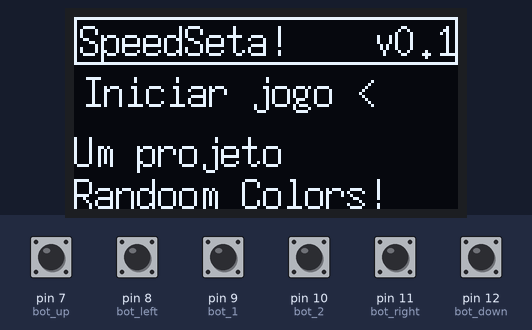
The sketch below on a simulated Arduino Uno, built with avr-gcc and run on an emulated ATmega328P. On the bench: 128×64 one-colour display. Inputs (shaded band) come from the test bench; at power-on: pin 7 (bot_up), pin 8 (bot_left), pin 9 (bot_1), pin 10 (bot_2), pin 11 (bot_right), pin 12 (bot_down) HIGH. Random numbers use the default seed unless the sketch sets one.

Above: at 1.0 s.
1.1 s: pin 9 (bot_1) pulled LOW for 0.15 s
At 2.7 s:
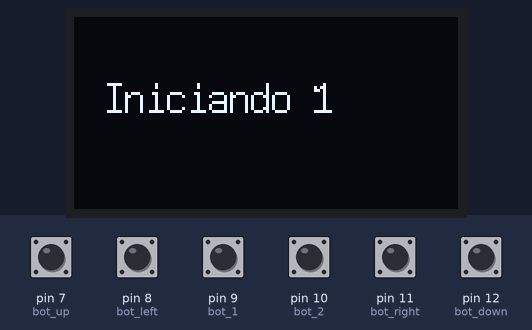
3.8 s: pin 7 (bot_up) pulled LOW for 1 s
At 4.92 s:
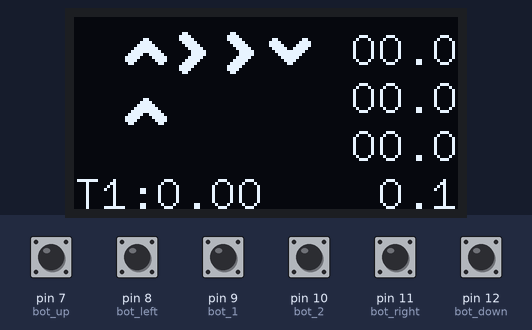
6.6 s: pin 8 (bot_left) pulled LOW for 0.15 s
At 6.79 s:
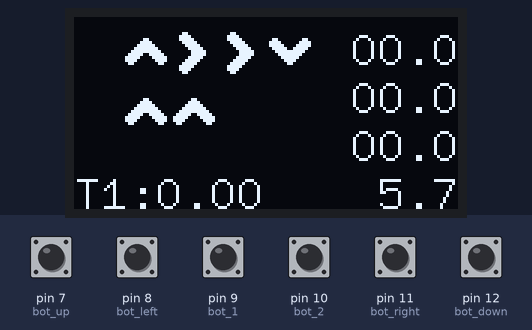
8.2 s: pin 7 (bot_up) pulled LOW for 0.15 s
At 8.56 s:
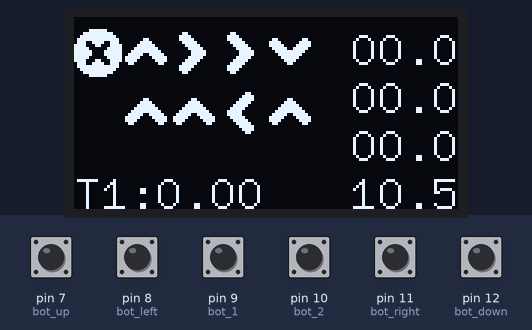
9.8 s: pin 8 (bot_left) pulled LOW for 1 s
At 10.58 s:
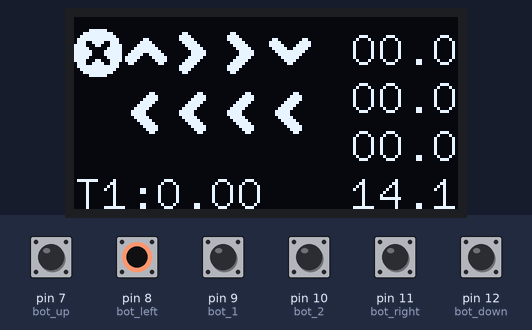
Timing chart, 0 to 12.8 s (numbered marks = the images above; inputs shaded):
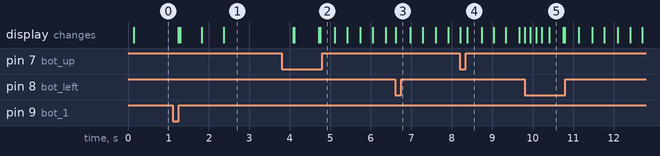

Measured:
- after the input at 1.1 s, the display: first changes after 0.14 s (image 1 shows a later state)

The sketch:

speedseta.ino
```cpp
#include "game.h"

void setup()
{
    tela.begin();
    setup_hardware();
    randomSeed(analogRead(5));
    menu();
    // setup_game_variaveis();
}
void loop()
{
    speed_seta();
}
```

funks.h
```cpp
// botões configurados no hardware

const uint8_t bot_up = 7;
const uint8_t bot_down = 12;
const uint8_t bot_left = 8;
const uint8_t bot_right = 11;
const uint8_t bot_1 = 9;
const uint8_t bot_2 = 10;
//

void setup_hardware()
{
    pinMode(bot_1, INPUT_PULLUP);
    pinMode(bot_2, INPUT_PULLUP);
    pinMode(bot_up, INPUT_PULLUP);
    pinMode(bot_down, INPUT_PULLUP);
    pinMode(bot_left, INPUT_PULLUP);
    pinMode(bot_right, INPUT_PULLUP);
}
String read_buttons()
{
    unsigned long previousMillis = 0;
    const unsigned long delayTime = 10;
    // bool new_frame = false;
    unsigned long currentMillis = millis();
    if (currentMillis - previousMillis >= delayTime)
    {
        previousMillis = currentMillis;
        if (digitalRead(bot_1) == LOW)
        {
            return "b1";
        }
        else if (digitalRead(bot_2) == LOW)
        {
            return "b2";
        }
        else if (digitalRead(bot_down) == LOW)
        {
            return "down"; // baixo
        }
        else if (digitalRead(bot_left) == LOW)
        {
            return "left"; // esquerda
        }
        else if (digitalRead(bot_up) == LOW)
        {
            return "up"; // cima
        }
        else if (digitalRead(bot_right) == LOW)
        {
            return "right"; // direito
        }
        else
        {
            return "none";
        }
    }
    return "default";
}
```

game.h
```cpp
#include <U8g2lib.h>
#include "funks.h"

U8G2_SSD1306_128X64_NONAME_F_HW_I2C tela(U8G2_R0, /* clock=*/ SCL, /* data=*/ SDA, /* reset=*/ U8X8_PIN_NONE);


// Variáveis do cronômetro
unsigned long start_time = 0;
float tempo_corrente = 0;
char buffer[10];

unsigned char setas[4] = {0x0074,0x0075,0x0076,0x0077}; //↓←→↑
unsigned char setas_formado[4] = {' ',' ',' ',' '};
unsigned char setas_jogador[4] = {' ',' ',' ',' '};
String score_time[3] = {"00.0","00.0","00.0"};
unsigned int pos_score = 2;
int pontos = 0;
int pos = 0;
bool new_frame = true;
int igualdade = 0;

// void setup_game_variaveis()
// {
//     // Variáveis do cronômetro
//     start_time = 0;
//     tempo_corrente = 0;
//     buffer[10];
//     String score_time[3] = {"00.0","00.0","00.0"};
//     pos_score = 1;
//     pontos = 0;
//     pos = 0;
//     new_frame = true;
//     igualdade = 0;
// }


bool menu()
{
    bool in_menu = true;
    while (in_menu)
    {
        String botao_lido = read_buttons();
        if(botao_lido == "b1")
        {
            in_menu = false;
        }
        tela.clearBuffer();
        tela.drawFrame(0,0,128,16);
        tela.setFont(u8g_font_7x14);
        tela.drawStr(2,13,"SpeedSeta!    v0.1");
        tela.setCursor(3,30+0 * 15);
        tela.println("Iniciar jogo <");
        tela.setCursor(0,50);
        tela.print("Um projeto");
        tela.setCursor(0,64);
        tela.print("Randoom Colors!");
        tela.sendBuffer();
    }
    tela.clearDisplay();

    tela.drawStr(10,32,"Iniciando 3");
    tela.sendBuffer();
    delay(500);

    tela.drawStr(10,32,"Iniciando 2");
    tela.sendBuffer();
    delay(500);

    tela.drawStr(10,32,"Iniciando 1");
    tela.sendBuffer();

    delay(random(500,2500));
    tela.clearDisplay();
    tela.drawStr(10,32,"VAI!");
    tela.sendBuffer();
    delay(500);
    new_frame = true;
}

bool speed_seta()
{
    for (size_t i = 0; i < 4; i++)
    {
       setas_formado[i] = setas[random(0,4)];
       setas_jogador[i] = ' ';
    }
    igualdade = 0;
    // pos = 0;
    new_frame = true;
    pontos += 1 ;
    while(igualdade != 4)
    {
        for (size_t i = 0; i < 4; i++)
        {
            if(setas_formado[i] == setas_jogador[i])
            {
                igualdade ++;
            }
        }
        if(igualdade < 4)
        {
            igualdade = 0;
            // if(pos != 4)
            // {
            //     pontos--;
            // }
        }
        if(pos == 4)
        {
            tela.setFont(u8g2_font_open_iconic_all_2x_t);
            if(igualdade != 4)
            {
                tela.drawGlyph(0,20,0x0079);
                tela.sendBuffer();

            }
            else//acerto
            {
                tela.drawGlyph(0,20,0x0078);
                tela.sendBuffer();
                for (int i = 0; i < 2; i++) {
                    score_time[i] = score_time[i + 1];
                }

                // Adiciona o novo score na última posição
                score_time[2] = tempo_corrente;

                tempo_corrente = 0;

            }
            delay(250);
            for (size_t i = 0; i < 4; i++)
            {
                setas_jogador[i] = ' ';
            }
            pos = 0;

            new_frame = true;
            // pontos ++;
        }

        if(read_buttons() == "up")
        {
            setas_jogador[pos] = 0x0077;
            pos++;
            new_frame = true;
        }
        else if(read_buttons() == "down")
        {
            setas_jogador[pos] = 0x0074;
            pos++;
            new_frame = true;
        }
        else if(read_buttons() == "left")
        {
            setas_jogador[pos] = 0x0075;
            pos++;
            new_frame = true;
        }
        else if(read_buttons() == "right")
        {
            setas_jogador[pos] = 0x0076;
            pos++;
            new_frame = true;
        }
        else if(read_buttons() == "b2")
        {
            if(pos > 0)
            {
                pos--;
            }
            setas_jogador[pos] = ' ';
            new_frame = true;
        }
        if(new_frame == true)
        {
            tela.clearBuffer();
            for (size_t i = 0; i < 4; i++)
            {
                tela.setFont(u8g_font_9x15);
                tela.setCursor(0,64);
                tela.print("T");
                tela.print(String(pontos).c_str());
                tela.print(":");
                tela.print(String((score_time[0].toFloat() + score_time[1].toFloat() + score_time[2].toFloat())/3).c_str());
                // tela.drawStr(0,64,"SPEED:");
                if(i < 3)
                {
                    tela.drawStr(92, 16 + (i*16), String(score_time[i]).c_str());
                }
                tela.setFont(u8g2_font_open_iconic_all_2x_t);
                tela.drawGlyph(16 + (i *16),20,setas_formado[i]);
                tela.drawGlyph(16 + (i *16),40,setas_jogador[i]);
            }
            tela.sendBuffer();
            new_frame = false;
        }
        if (millis() - start_time >= 10) { // A cada segundo
            start_time = millis(); // Reinicia o cronômetro
            // Faz algo a cada segundo
            tempo_corrente+=0.1;
            tela.setFont(u8g_font_9x15);
            dtostrf(tempo_corrente, 6, 1, buffer);
            tela.drawStr(74,64, buffer);
            tela.sendBuffer();
        }
        if(read_buttons() == "b1")
        {
            setup();
        }
    }
}
```
